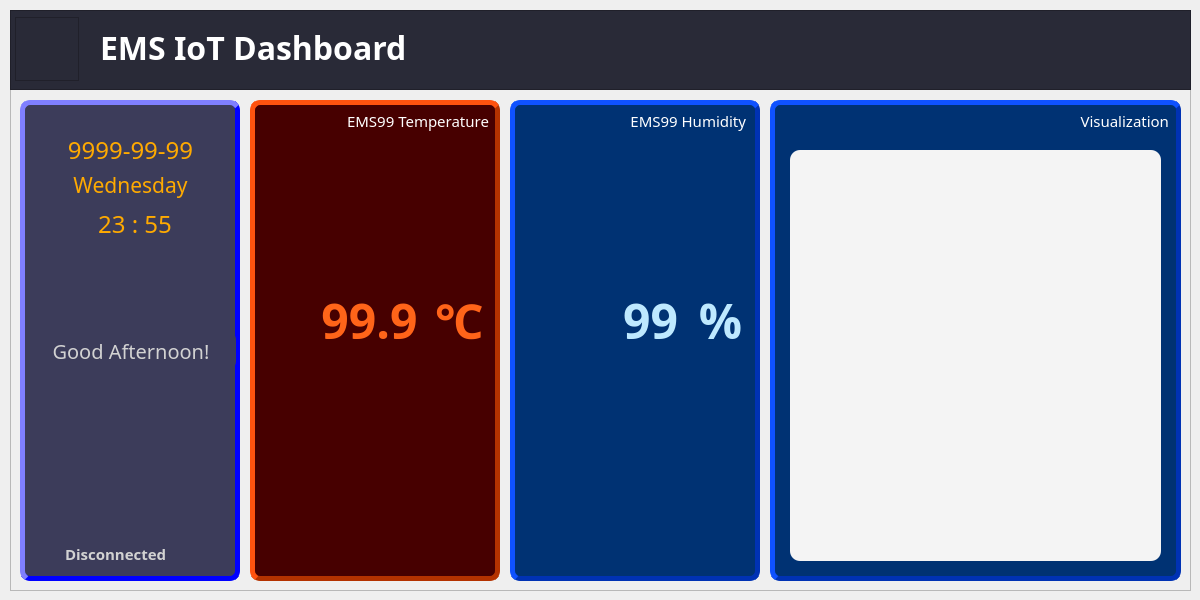
<?xml version="1.0" encoding="UTF-8"?>
<ui version="4.0">
 <class>MainWindow</class>
 <widget class="QMainWindow" name="MainWindow">
  <property name="geometry">
   <rect>
    <x>0</x>
    <y>0</y>
    <width>1200</width>
    <height>600</height>
   </rect>
  </property>
  <property name="sizePolicy">
   <sizepolicy hsizetype="Fixed" vsizetype="Fixed">
    <horstretch>0</horstretch>
    <verstretch>0</verstretch>
   </sizepolicy>
  </property>
  <property name="minimumSize">
   <size>
    <width>1200</width>
    <height>600</height>
   </size>
  </property>
  <property name="maximumSize">
   <size>
    <width>1200</width>
    <height>600</height>
   </size>
  </property>
  <property name="baseSize">
   <size>
    <width>1200</width>
    <height>600</height>
   </size>
  </property>
  <property name="font">
   <font>
    <family>맑은 고딕</family>
   </font>
  </property>
  <property name="windowTitle">
   <string>EMS SCADA</string>
  </property>
  <property name="iconSize">
   <size>
    <width>64</width>
    <height>64</height>
   </size>
  </property>
  <widget class="QWidget" name="centralwidget">
   <property name="font">
    <font>
     <family>맑은 고딕</family>
    </font>
   </property>
   <widget class="QFrame" name="totalframe">
    <property name="geometry">
     <rect>
      <x>10</x>
      <y>10</y>
      <width>1181</width>
      <height>581</height>
     </rect>
    </property>
    <property name="font">
     <font>
      <family>맑은 고딕</family>
     </font>
    </property>
    <property name="frameShape">
     <enum>QFrame::StyledPanel</enum>
    </property>
    <property name="frameShadow">
     <enum>QFrame::Raised</enum>
    </property>
    <widget class="QFrame" name="headframe">
     <property name="geometry">
      <rect>
       <x>0</x>
       <y>0</y>
       <width>1181</width>
       <height>80</height>
      </rect>
     </property>
     <property name="font">
      <font>
       <family>맑은 고딕</family>
      </font>
     </property>
     <property name="styleSheet">
      <string notr="true">background-color: rgb(41, 42, 55);</string>
     </property>
     <property name="frameShape">
      <enum>QFrame::StyledPanel</enum>
     </property>
     <property name="frameShadow">
      <enum>QFrame::Raised</enum>
     </property>
     <widget class="QFrame" name="iconframe">
      <property name="geometry">
       <rect>
        <x>5</x>
        <y>7</y>
        <width>64</width>
        <height>64</height>
       </rect>
      </property>
      <property name="styleSheet">
       <string notr="true">background-image: url(:/iot);
background-repeat: no-repeat;</string>
      </property>
      <property name="frameShape">
       <enum>QFrame::StyledPanel</enum>
      </property>
      <property name="frameShadow">
       <enum>QFrame::Raised</enum>
      </property>
     </widget>
     <widget class="QLabel" name="lblTitle">
      <property name="geometry">
       <rect>
        <x>90</x>
        <y>7</y>
        <width>481</width>
        <height>61</height>
       </rect>
      </property>
      <property name="font">
       <font>
        <family>Arial Black</family>
        <pointsize>24</pointsize>
        <weight>75</weight>
        <bold>true</bold>
       </font>
      </property>
      <property name="styleSheet">
       <string notr="true">color: rgb(255, 255, 255);</string>
      </property>
      <property name="text">
       <string>EMS IoT Dashboard</string>
      </property>
     </widget>
    </widget>
    <widget class="QFrame" name="greetingFrame">
     <property name="geometry">
      <rect>
       <x>10</x>
       <y>90</y>
       <width>220</width>
       <height>481</height>
      </rect>
     </property>
     <property name="font">
      <font>
       <family>맑은 고딕</family>
      </font>
     </property>
     <property name="styleSheet">
      <string notr="true">background-color: rgb(60, 60, 90);
border-style: outset;
border-width : 5px;
border-color: rgb(0, 0, 255);
border-radius : 10;



</string>
     </property>
     <property name="frameShape">
      <enum>QFrame::StyledPanel</enum>
     </property>
     <property name="frameShadow">
      <enum>QFrame::Raised</enum>
     </property>
     <widget class="QFrame" name="weatherFrame">
      <property name="geometry">
       <rect>
        <x>81</x>
        <y>160</y>
        <width>64</width>
        <height>64</height>
       </rect>
      </property>
      <property name="styleSheet">
       <string notr="true">background-image: url(:/sun);
background-repeat : none;
border : none;</string>
      </property>
      <property name="frameShape">
       <enum>QFrame::StyledPanel</enum>
      </property>
      <property name="frameShadow">
       <enum>QFrame::Raised</enum>
      </property>
     </widget>
     <widget class="QLabel" name="lblDate">
      <property name="geometry">
       <rect>
        <x>20</x>
        <y>29</y>
        <width>181</width>
        <height>41</height>
       </rect>
      </property>
      <property name="font">
       <font>
        <family>맑은 고딕</family>
        <pointsize>18</pointsize>
        <weight>50</weight>
        <bold>false</bold>
       </font>
      </property>
      <property name="styleSheet">
       <string notr="true">color: rgb(255, 170, 0);
border: none;</string>
      </property>
      <property name="text">
       <string>9999-99-99</string>
      </property>
      <property name="alignment">
       <set>Qt::AlignCenter</set>
      </property>
     </widget>
     <widget class="QLabel" name="lblDay">
      <property name="geometry">
       <rect>
        <x>20</x>
        <y>64</y>
        <width>181</width>
        <height>41</height>
       </rect>
      </property>
      <property name="font">
       <font>
        <family>맑은 고딕</family>
        <pointsize>16</pointsize>
        <weight>50</weight>
        <bold>false</bold>
       </font>
      </property>
      <property name="styleSheet">
       <string notr="true">color: rgb(255, 170, 0);
border: none;</string>
      </property>
      <property name="text">
       <string>Wednesday</string>
      </property>
      <property name="alignment">
       <set>Qt::AlignCenter</set>
      </property>
     </widget>
     <widget class="QLabel" name="lblTime">
      <property name="geometry">
       <rect>
        <x>40</x>
        <y>109</y>
        <width>150</width>
        <height>30</height>
       </rect>
      </property>
      <property name="font">
       <font>
        <family>맑은 고딕</family>
        <pointsize>18</pointsize>
        <weight>50</weight>
        <bold>false</bold>
       </font>
      </property>
      <property name="styleSheet">
       <string notr="true">color: rgb(255, 170, 0);
border: none;</string>
      </property>
      <property name="text">
       <string>23 : 55</string>
      </property>
      <property name="alignment">
       <set>Qt::AlignCenter</set>
      </property>
     </widget>
     <widget class="QLabel" name="lblGreeting">
      <property name="geometry">
       <rect>
        <x>6</x>
        <y>230</y>
        <width>210</width>
        <height>41</height>
       </rect>
      </property>
      <property name="font">
       <font>
        <family>맑은 고딕</family>
        <pointsize>15</pointsize>
        <weight>50</weight>
        <bold>false</bold>
       </font>
      </property>
      <property name="styleSheet">
       <string notr="true">color: rgb(210, 210, 210);
border: none;</string>
      </property>
      <property name="text">
       <string>Good Afternoon!</string>
      </property>
      <property name="alignment">
       <set>Qt::AlignCenter</set>
      </property>
     </widget>
     <widget class="QLabel" name="lblStatus">
      <property name="geometry">
       <rect>
        <x>45</x>
        <y>438</y>
        <width>121</width>
        <height>31</height>
       </rect>
      </property>
      <property name="font">
       <font>
        <family>맑은 고딕</family>
        <pointsize>11</pointsize>
        <weight>75</weight>
        <bold>true</bold>
       </font>
      </property>
      <property name="styleSheet">
       <string notr="true">color: rgb(210, 210, 210);
border: none;</string>
      </property>
      <property name="text">
       <string>Disconnected</string>
      </property>
      <property name="alignment">
       <set>Qt::AlignLeading|Qt::AlignLeft|Qt::AlignVCenter</set>
      </property>
     </widget>
     <widget class="QFrame" name="connFrame">
      <property name="geometry">
       <rect>
        <x>15</x>
        <y>444</y>
        <width>24</width>
        <height>24</height>
       </rect>
      </property>
      <property name="styleSheet">
       <string notr="true">background-image: url(:/red);
background-repeat : none;
border : none;</string>
      </property>
      <property name="frameShape">
       <enum>QFrame::StyledPanel</enum>
      </property>
      <property name="frameShadow">
       <enum>QFrame::Raised</enum>
      </property>
     </widget>
    </widget>
    <widget class="QFrame" name="tempFrame">
     <property name="geometry">
      <rect>
       <x>240</x>
       <y>90</y>
       <width>250</width>
       <height>481</height>
      </rect>
     </property>
     <property name="font">
      <font>
       <family>맑은 고딕</family>
      </font>
     </property>
     <property name="styleSheet">
      <string notr="true">background-color: rgb(71, 0, 0);
border-style: outset;
border-width : 5px;
border-color: rgb(180, 50, 0);
border-radius : 10;



</string>
     </property>
     <property name="frameShape">
      <enum>QFrame::StyledPanel</enum>
     </property>
     <property name="frameShadow">
      <enum>QFrame::Raised</enum>
     </property>
     <widget class="QFrame" name="tempIconFrame">
      <property name="geometry">
       <rect>
        <x>20</x>
        <y>50</y>
        <width>128</width>
        <height>128</height>
       </rect>
      </property>
      <property name="styleSheet">
       <string notr="true">background-image: url(:/temp);
background-repeat : none;
border : none;</string>
      </property>
      <property name="frameShape">
       <enum>QFrame::StyledPanel</enum>
      </property>
      <property name="frameShadow">
       <enum>QFrame::Raised</enum>
      </property>
     </widget>
     <widget class="QLabel" name="lblTempTitle">
      <property name="geometry">
       <rect>
        <x>48</x>
        <y>10</y>
        <width>191</width>
        <height>21</height>
       </rect>
      </property>
      <property name="font">
       <font>
        <family>맑은 고딕</family>
        <pointsize>11</pointsize>
        <weight>50</weight>
        <bold>false</bold>
       </font>
      </property>
      <property name="styleSheet">
       <string notr="true">color: rgb(255, 255, 255);
border: none;</string>
      </property>
      <property name="text">
       <string>EMS99 Temperature</string>
      </property>
      <property name="alignment">
       <set>Qt::AlignRight|Qt::AlignTrailing|Qt::AlignVCenter</set>
      </property>
     </widget>
     <widget class="QLabel" name="lblCurrTemp">
      <property name="geometry">
       <rect>
        <x>39</x>
        <y>190</y>
        <width>161</width>
        <height>61</height>
       </rect>
      </property>
      <property name="font">
       <font>
        <family>맑은 고딕</family>
        <pointsize>36</pointsize>
        <weight>75</weight>
        <bold>true</bold>
       </font>
      </property>
      <property name="styleSheet">
       <string notr="true">color: rgb(255, 100, 25);
border: none;</string>
      </property>
      <property name="text">
       <string>99.9</string>
      </property>
      <property name="alignment">
       <set>Qt::AlignCenter</set>
      </property>
     </widget>
     <widget class="QLabel" name="lblCurrTemp_2">
      <property name="geometry">
       <rect>
        <x>179</x>
        <y>190</y>
        <width>61</width>
        <height>61</height>
       </rect>
      </property>
      <property name="font">
       <font>
        <family>맑은 고딕</family>
        <pointsize>36</pointsize>
        <weight>75</weight>
        <bold>true</bold>
       </font>
      </property>
      <property name="styleSheet">
       <string notr="true">color: rgb(255, 100, 25);
border: none;</string>
      </property>
      <property name="text">
       <string>℃</string>
      </property>
      <property name="alignment">
       <set>Qt::AlignCenter</set>
      </property>
     </widget>
     <widget class="QLabel" name="lblTempAlarm">
      <property name="geometry">
       <rect>
        <x>24</x>
        <y>253</y>
        <width>201</width>
        <height>31</height>
       </rect>
      </property>
      <property name="font">
       <font>
        <family>맑은 고딕</family>
        <pointsize>12</pointsize>
        <weight>50</weight>
        <bold>false</bold>
       </font>
      </property>
      <property name="styleSheet">
       <string notr="true">color: rgb(255, 255, 255);
border: none;</string>
      </property>
      <property name="text">
       <string/>
      </property>
      <property name="alignment">
       <set>Qt::AlignCenter</set>
      </property>
     </widget>
     <widget class="QPushButton" name="btnTempAlarm">
      <property name="geometry">
       <rect>
        <x>120</x>
        <y>290</y>
        <width>48</width>
        <height>48</height>
       </rect>
      </property>
      <property name="styleSheet">
       <string notr="true">border-style:none;
background-image: url(:/alarm2);
background-repeat: no-repeat;
</string>
      </property>
      <property name="text">
       <string/>
      </property>
     </widget>
     <widget class="QPushButton" name="btnTempStop">
      <property name="geometry">
       <rect>
        <x>180</x>
        <y>290</y>
        <width>48</width>
        <height>48</height>
       </rect>
      </property>
      <property name="styleSheet">
       <string notr="true">border-style:none;
background-image: url(:/stop);
background-repeat: no-repeat;
</string>
      </property>
      <property name="text">
       <string/>
      </property>
     </widget>
    </widget>
    <widget class="QFrame" name="humidFrame">
     <property name="geometry">
      <rect>
       <x>500</x>
       <y>90</y>
       <width>250</width>
       <height>481</height>
      </rect>
     </property>
     <property name="font">
      <font>
       <family>맑은 고딕</family>
      </font>
     </property>
     <property name="styleSheet">
      <string notr="true">background-color: rgb(0, 50, 115);
border-style: outset;
border-width : 5px;
border-color: rgb(0, 50, 180);
border-radius : 10;



</string>
     </property>
     <property name="frameShape">
      <enum>QFrame::StyledPanel</enum>
     </property>
     <property name="frameShadow">
      <enum>QFrame::Raised</enum>
     </property>
     <widget class="QFrame" name="tempIconFrame_2">
      <property name="geometry">
       <rect>
        <x>20</x>
        <y>50</y>
        <width>128</width>
        <height>128</height>
       </rect>
      </property>
      <property name="styleSheet">
       <string notr="true">background-image: url(:/humid);
background-repeat : none;
border : none;</string>
      </property>
      <property name="frameShape">
       <enum>QFrame::StyledPanel</enum>
      </property>
      <property name="frameShadow">
       <enum>QFrame::Raised</enum>
      </property>
     </widget>
     <widget class="QLabel" name="lblHumidTitle">
      <property name="geometry">
       <rect>
        <x>45</x>
        <y>5</y>
        <width>191</width>
        <height>31</height>
       </rect>
      </property>
      <property name="font">
       <font>
        <family>맑은 고딕</family>
        <pointsize>11</pointsize>
        <weight>50</weight>
        <bold>false</bold>
       </font>
      </property>
      <property name="styleSheet">
       <string notr="true">color: rgb(255, 255, 255);
border: none;</string>
      </property>
      <property name="text">
       <string>EMS99 Humidity</string>
      </property>
      <property name="alignment">
       <set>Qt::AlignRight|Qt::AlignTrailing|Qt::AlignVCenter</set>
      </property>
     </widget>
     <widget class="QLabel" name="lblCurrHumid">
      <property name="geometry">
       <rect>
        <x>60</x>
        <y>190</y>
        <width>161</width>
        <height>61</height>
       </rect>
      </property>
      <property name="font">
       <font>
        <family>맑은 고딕</family>
        <pointsize>36</pointsize>
        <weight>75</weight>
        <bold>true</bold>
       </font>
      </property>
      <property name="styleSheet">
       <string notr="true">color: rgb(190, 233, 255);
border: none;</string>
      </property>
      <property name="text">
       <string>99</string>
      </property>
      <property name="alignment">
       <set>Qt::AlignCenter</set>
      </property>
     </widget>
     <widget class="QLabel" name="lblCurrHumid2">
      <property name="geometry">
       <rect>
        <x>180</x>
        <y>190</y>
        <width>61</width>
        <height>61</height>
       </rect>
      </property>
      <property name="font">
       <font>
        <family>맑은 고딕</family>
        <pointsize>36</pointsize>
        <weight>75</weight>
        <bold>true</bold>
       </font>
      </property>
      <property name="styleSheet">
       <string notr="true">color: rgb(190, 233, 255);
border: none;</string>
      </property>
      <property name="text">
       <string>%</string>
      </property>
      <property name="alignment">
       <set>Qt::AlignCenter</set>
      </property>
     </widget>
     <widget class="QPushButton" name="btnHumidAlarm">
      <property name="geometry">
       <rect>
        <x>120</x>
        <y>290</y>
        <width>48</width>
        <height>48</height>
       </rect>
      </property>
      <property name="styleSheet">
       <string notr="true">border-style:none;
background-image: url(:/alarm2);
background-repeat: no-repeat;
</string>
      </property>
      <property name="text">
       <string/>
      </property>
     </widget>
     <widget class="QPushButton" name="btnHumidStop">
      <property name="geometry">
       <rect>
        <x>180</x>
        <y>290</y>
        <width>48</width>
        <height>48</height>
       </rect>
      </property>
      <property name="styleSheet">
       <string notr="true">border-style:none;
background-image: url(:/stop);
background-repeat: no-repeat;
</string>
      </property>
      <property name="text">
       <string/>
      </property>
     </widget>
     <widget class="QLabel" name="lblHumidAlarm">
      <property name="geometry">
       <rect>
        <x>20</x>
        <y>253</y>
        <width>201</width>
        <height>31</height>
       </rect>
      </property>
      <property name="font">
       <font>
        <family>맑은 고딕</family>
        <pointsize>12</pointsize>
        <weight>50</weight>
        <bold>false</bold>
       </font>
      </property>
      <property name="styleSheet">
       <string notr="true">color: rgb(255, 255, 255);
border: none;</string>
      </property>
      <property name="text">
       <string/>
      </property>
      <property name="alignment">
       <set>Qt::AlignCenter</set>
      </property>
     </widget>
    </widget>
    <widget class="QFrame" name="chartFrame">
     <property name="geometry">
      <rect>
       <x>760</x>
       <y>90</y>
       <width>411</width>
       <height>481</height>
      </rect>
     </property>
     <property name="font">
      <font>
       <family>맑은 고딕</family>
      </font>
     </property>
     <property name="styleSheet">
      <string notr="true">background-color: rgb(0, 50, 115);
border-style: outset;
border-width : 5px;
border-color: rgb(0, 50, 180);
border-radius : 10;



</string>
     </property>
     <property name="frameShape">
      <enum>QFrame::StyledPanel</enum>
     </property>
     <property name="frameShadow">
      <enum>QFrame::Raised</enum>
     </property>
     <widget class="QLabel" name="lblChart">
      <property name="geometry">
       <rect>
        <x>208</x>
        <y>5</y>
        <width>191</width>
        <height>31</height>
       </rect>
      </property>
      <property name="font">
       <font>
        <family>맑은 고딕</family>
        <pointsize>11</pointsize>
        <weight>50</weight>
        <bold>false</bold>
       </font>
      </property>
      <property name="styleSheet">
       <string notr="true">color: rgb(255, 255, 255);
border: none;</string>
      </property>
      <property name="text">
       <string>Visualization</string>
      </property>
      <property name="alignment">
       <set>Qt::AlignRight|Qt::AlignTrailing|Qt::AlignVCenter</set>
      </property>
     </widget>
     <widget class="QChartView" name="dataView" native="true">
      <property name="geometry">
       <rect>
        <x>20</x>
        <y>50</y>
        <width>371</width>
        <height>411</height>
       </rect>
      </property>
      <property name="styleSheet">
       <string notr="true">background-color: rgb(244, 244, 244);
border-style:none;
border-width : 2px;
border-radius : 10;</string>
      </property>
     </widget>
    </widget>
   </widget>
  </widget>
 </widget>
 <customwidgets>
  <customwidget>
   <class>QChartView</class>
   <extends>QWidget</extends>
   <header>PyQt5.QtChart</header>
   <container>1</container>
  </customwidget>
 </customwidgets>
 <resources>
  <include location="dashboard.qrc"/>
 </resources>
 <connections/>
</ui>
